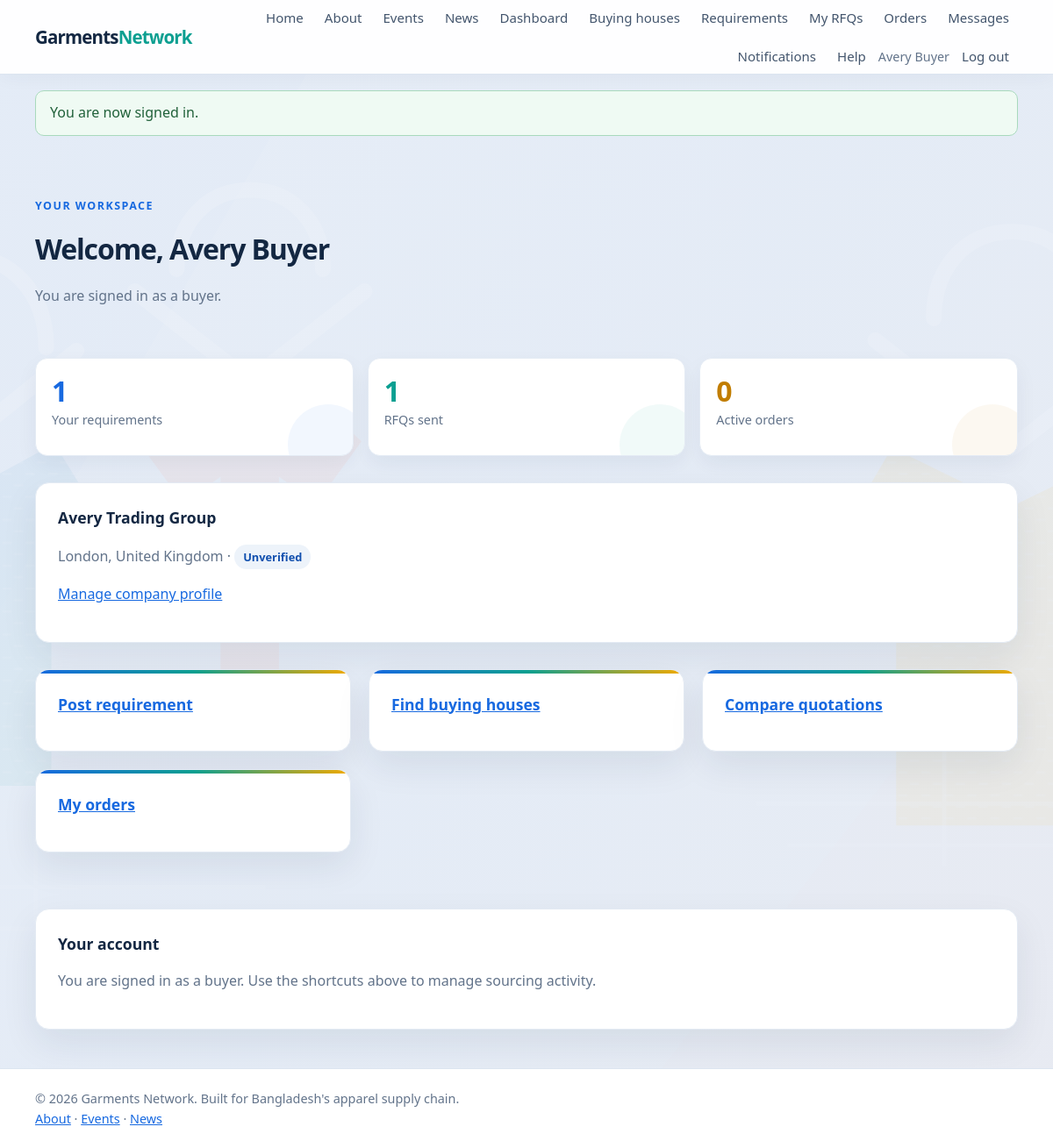
The app's page /dashboard.php (signed in) with its own data.
### tables this page shows
CREATE TABLE users (
    id BIGINT UNSIGNED AUTO_INCREMENT PRIMARY KEY,
    role_id TINYINT UNSIGNED NOT NULL,
    name VARCHAR(120) NOT NULL,
    email VARCHAR(190) NOT NULL UNIQUE,
    password_hash VARCHAR(255) NOT NULL,
    status ENUM('active', 'suspended') NOT NULL DEFAULT 'active',
    created_at TIMESTAMP NOT NULL DEFAULT CURRENT_TIMESTAMP,
    updated_at TIMESTAMP NOT NULL DEFAULT CURRENT_TIMESTAMP ON UPDATE CURRENT_TIMESTAMP,
    CONSTRAINT fk_users_role FOREIGN KEY (role_id) REFERENCES roles(id),
    INDEX idx_users_role_status (role_id, status)
);

CREATE TABLE roles (
    id TINYINT UNSIGNED AUTO_INCREMENT PRIMARY KEY,
    slug VARCHAR(32) NOT NULL UNIQUE,
    name VARCHAR(64) NOT NULL
);

CREATE TABLE companies (
    id BIGINT UNSIGNED AUTO_INCREMENT PRIMARY KEY,
    owner_user_id BIGINT UNSIGNED NOT NULL UNIQUE,
    name VARCHAR(190) NOT NULL,
    description TEXT NULL,
    location VARCHAR(190) NOT NULL,
    website VARCHAR(255) NULL,
    phone VARCHAR(40) NULL,
    logo_path VARCHAR(255) NULL,
    cover_image_path VARCHAR(255) NULL,
    capacity_per_month INT UNSIGNED NULL,
    moq INT UNSIGNED NULL,
    lead_time_days SMALLINT UNSIGNED NULL,
    verification_status ENUM('unverified', 'pending', 'verified', 'rejected') NOT NULL DEFAULT 'unverified',
    verification_remarks TEXT NULL,
    created_at TIMESTAMP NOT NULL DEFAULT CURRENT_TIMESTAMP,
    updated_at TIMESTAMP NOT NULL DEFAULT CURRENT_TIMESTAMP ON UPDATE CURRENT_TIMESTAMP,
    CONSTRAINT fk_companies_owner FOREIGN KEY (owner_user_id) REFERENCES users(id) ON DELETE CASCADE,
    INDEX idx_companies_location (location),
    INDEX idx_companies_verification (verification_status)
);

### includes/functions.php (called while the page is built, shortened)
<?php
function e(?string $value): string
{
    return htmlspecialchars($value ?? '', ENT_QUOTES | ENT_SUBSTITUTE, 'UTF-8');
}
function app_url(string $path = ''): string
{
    $projectRoot = realpath(__DIR__ . DIRECTORY_SEPARATOR . '..');
    $base = '';
    $scriptFile = isset($_SERVER['SCRIPT_FILENAME']) ? realpath($_SERVER['SCRIPT_FILENAME']) : false;
    $scriptName = str_replace('\\', '/', (string) ($_SERVER['SCRIPT_NAME'] ?? ''));
    if ($projectRoot !== false && $scriptFile !== false) {
        $normalizedRoot = rtrim(str_replace('\\', '/', $projectRoot), '/');
        $normalizedScript = str_replace('\\', '/', $scriptFile);
        $rootPrefix = $normalizedRoot . '/';
        if (stripos($normalizedScript, $rootPrefix) === 0) {
            $relativeScript = substr($normalizedScript, strlen($rootPrefix));
            if ($relativeScript !== '' && strlen($scriptName) >= strlen($relativeScript)) {
                $scriptSuffix = substr($scriptName, -strlen($relativeScript));
                if (strcasecmp($scriptSuffix, $relativeScript) === 0) {
                    $base = rtrim(substr($scriptName, 0, -strlen($relativeScript)), '/');
                }
            }
        }
        if ($base === '') {
            $documentRoot = isset($_SERVER['DOCUMENT_ROOT']) ? realpath($_SERVER['DOCUMENT_ROOT']) : false;
            $normalizedDocumentRoot = $documentRoot === false
                ? ''
                : rtrim(str_replace('\\', '/', $documentRoot), '/');
            $normalizedProject = str_replace('\\', '/', $projectRoot);
        }
    }
    $path = ltrim($path, '/');
    return $base . ($path === '' ? '' : '/' . $path);
}
function take_flash(): ?array
{
    $flash = $_SESSION['flash'];
    return $flash;
}

### includes/auth.php (called while the page is built, shortened)
<?php
require_once __DIR__ . '/db.php';
require_once __DIR__ . '/functions.php';
function current_user(): ?array
{
    static $checked = false;
    static $cachedUser = null;
    if ($checked) {
        return $cachedUser;
    }
    $checked = true;
    $statement = db()->prepare(
        'SELECT users.id, users.name, users.email, users.status, roles.slug AS role
         FROM users INNER JOIN roles ON roles.id = users.role_id
         WHERE users.id = :user_id LIMIT 1'
    );
    $statement->execute(['user_id' => $_SESSION['user']['id']]);
    $user = $statement->fetch();
    unset($user['status']);
    $cachedUser = $user;
    return $cachedUser;
}
function require_login(): void
{
    if (current_user() === null) {
        set_flash('error', 'Please sign in to continue.');
        redirect_to(app_url('auth/login.php'));
    }
}

### includes/db.php (called while the page is built, shortened)
<?php
function db(): PDO
{
    static $connection = null;
    if ($connection instanceof PDO) {
        return $connection;
    }
    $host = getenv('DB_HOST') ?: '127.0.0.1';
    $database = getenv('DB_NAME') ?: 'garments_network';
    $username = getenv('DB_USER') ?: 'root';
    $password = getenv('DB_PASSWORD') ?: '';
    $charset = 'utf8mb4';
    $dsn = "mysql:host={$host};dbname={$database};charset={$charset}";
    $connection = new PDO($dsn, $username, $password, [
        PDO::ATTR_ERRMODE => PDO::ERRMODE_EXCEPTION,
        PDO::ATTR_DEFAULT_FETCH_MODE => PDO::FETCH_ASSOC,
        PDO::ATTR_EMULATE_PREPARES => false,
    ]);
    return $connection;
}

### includes/domain.php (called while the page is built, shortened)
<?php
require_once __DIR__ . '/auth.php';
function current_company(): ?array
{
    $user = current_user();
    $statement = db()->prepare(
        'SELECT id, owner_user_id, name, description, location, website, phone, logo_path, cover_image_path,
                capacity_per_month, moq, lead_time_days, verification_status
         FROM companies WHERE owner_user_id = :user_id LIMIT 1'
    );
    $statement->execute(['user_id' => $user['id']]);
    $company = $statement->fetch();
    return $company === false ? null : $company;
}

### dashboard.php (the view, shortened to what this page needs)
<?php
require_once __DIR__ . '/includes/domain.php';
require_login();
$user = current_user();
$pdo = db();
$company = current_company();
$summary = [];
$links = [];
if ($user['role'] === 'buyer') {
    $count = $pdo->prepare('SELECT COUNT(*) FROM requirements WHERE buyer_id = :user_id');
    $count->execute(['user_id' => $user['id']]);
    $summary['Your requirements'] = (int) $count->fetchColumn();
    $count = $pdo->prepare('SELECT COUNT(*) FROM rfqs WHERE buyer_id = :user_id');
    $count->execute(['user_id' => $user['id']]);
    $summary['RFQs sent'] = (int) $count->fetchColumn();
    $count = $pdo->prepare('SELECT COUNT(*) FROM orders WHERE buyer_id = :user_id AND status NOT IN (\'completed\', \'cancelled\')');
    $count->execute(['user_id' => $user['id']]);
    $summary['Active orders'] = (int) $count->fetchColumn();
    $links = [
        ['Post requirement', 'requirements/create.php'],
        ['Find buying houses', 'buying_houses/index.php'],
        ['Compare quotations', 'buyer/rfqs.php'],
        ['My orders', 'buyer/orders.php'],
    ];
}
require __DIR__ . '/includes/header.php';
?>
<main class="container">
    <section class="page-heading">
        <p class="eyebrow">Your workspace</p>
        <h1>Welcome, <?= e($user['name']) ?></h1>
        <p>You are signed in as a <?= e(str_replace('_', ' ', $user['role'])) ?>.</p>
    </section>
    <?php if ($summary !== []): ?>
    <section class="admin-section"><div class="admin-stats">
        <?php foreach ($summary as $label => $value): ?><article class="stat-card"><strong><?= $value ?></strong><span><?= e($label) ?></span></article><?php endforeach; ?>
    </div></section>
    <?php endif; ?>
    <?php if ($company !== null): ?>
    <section class="card admin-section">
        <h2><?= e($company['name']) ?></h2>
        <p><?= e($company['location']) ?> · <span class="status-pill status-<?= e($company['verification_status']) ?>"><?= e(ucfirst($company['verification_status'])) ?></span></p>
        <p><a href="<?= e(app_url('companies/profile.php')) ?>">Manage company profile</a></p>
    </section>
    <?php endif; ?>
    <section class="feature-grid">
        <?php foreach ($links as $link): ?>
            <article class="card"><h2><a href="<?= e(app_url($link[1])) ?>"><?= e($link[0]) ?></a></h2></article>
        <?php endforeach; ?>
    </section>
    <section class="card">
        <h2>Your account</h2>
        <p>You are signed in as a <?= e(str_replace('_', ' ', $user['role'])) ?>. Use the shortcuts above to manage sourcing activity.</p>
    </section>
</main>
<?php require __DIR__ . '/includes/footer.php'; ?>

### includes/header.php (shortened to what this page needs)
<?php
require_once __DIR__ . '/auth.php';
$signedInUser = current_user();
$flashMessage = take_flash();
?>
<!doctype html>
<html lang="en">
<head>
    <link rel="stylesheet" href="<?= e(app_url('assets/css/style.css')) ?>">
</head>
<body>
<header class="site-header">
    <div class="container nav-wrap">
        <a class="brand" href="<?= e(app_url('index.php')) ?>">Garments<span>Network</span></a>
        <nav aria-label="Main navigation">
            <a href="<?= e(app_url('index.php')) ?>">Home</a>
            <a href="<?= e(app_url('about.php')) ?>">About</a>
            <a href="<?= e(app_url('events/index.php')) ?>">Events</a>
            <a href="<?= e(app_url('news/index.php')) ?>">News</a>
            <?php if ($signedInUser !== null): ?>
                <a href="<?= e(app_url('dashboard.php')) ?>">Dashboard</a>
                <?php if ($signedInUser['role'] === 'admin'): ?>
                    <a href="<?= e(app_url('admin/index.php')) ?>">Admin panel</a>
                <?php elseif ($signedInUser['role'] === 'buyer'): ?>
                    <a href="<?= e(app_url('buying_houses/index.php')) ?>">Buying houses</a>
                    <a href="<?= e(app_url('requirements/index.php')) ?>">Requirements</a>
                    <a href="<?= e(app_url('buyer/rfqs.php')) ?>">My RFQs</a>
                    <a href="<?= e(app_url('buyer/orders.php')) ?>">Orders</a>
                    <a href="<?= e(app_url('messages/index.php')) ?>">Messages</a>
                <?php endif; ?>
                <?php
                $unreadStatement = db()->prepare('SELECT COUNT(*) FROM notifications WHERE user_id = :user_id AND read_at IS NULL');
                $unreadStatement->execute(['user_id' => $signedInUser['id']]);
                $unreadCount = (int) $unreadStatement->fetchColumn();
                ?>
                <a href="<?= e(app_url('notifications/index.php')) ?>">Notifications<?= $unreadCount > 0 ? ' (' . $unreadCount . ')' : '' ?></a>
                <a href="<?= e(app_url('complaints/index.php')) ?>">Help</a>
                <span class="nav-user"><?= e($signedInUser['name']) ?></span>
                <form class="nav-form" method="post" action="<?= e(app_url('auth/logout.php')) ?>">
                    <button class="link-button" type="submit">Log out</button>
                </form>
            <?php else: ?>
                <a href="<?= e(app_url('auth/login.php')) ?>">Log in</a>
                <a class="nav-cta" href="<?= e(app_url('auth/register.php')) ?>">Register</a>
            <?php endif; ?>
        </nav>
    </div>
</header>
<?php if ($flashMessage !== null): ?>
    <div class="container">
        <div class="alert alert-<?= e($flashMessage['type']) ?>" role="status"><?= e($flashMessage['message']) ?></div>
    </div>
<?php endif; ?>

### records on screen
users: name "Avery Buyer", role.slug "buyer"
companies: name "Avery Trading Group", location "London, United Kingdom", verification_status "Unverified"

### other values on screen
$flashMessage['message'] "You are now signed in."
$value "1"
$label "Your requirements"
$label "RFQs sent"
$value "0"
$label "Active orders"
$link[0] "Post requirement"
$link[0] "Find buying houses"
$link[0] "Compare quotations"
$link[0] "My orders"
